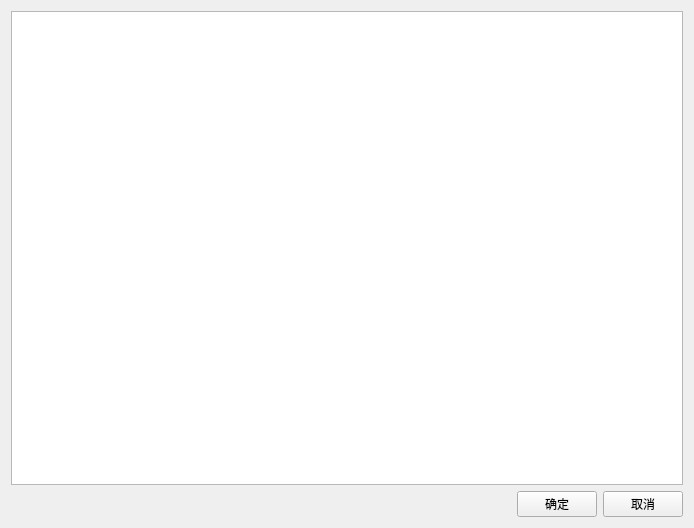
<?xml version="1.0" encoding="UTF-8"?>
<ui version="4.0">
 <class>HeaderConfigSnapshotTable</class>
 <widget class="QWidget" name="HeaderConfigSnapshotTable">
  <property name="geometry">
   <rect>
    <x>0</x>
    <y>0</y>
    <width>694</width>
    <height>528</height>
   </rect>
  </property>
  <property name="windowTitle">
   <string>表头配置</string>
  </property>
  <layout class="QVBoxLayout" name="verticalLayout">
   <item>
    <layout class="QVBoxLayout" name="verticalLayout_2">
     <item>
      <widget class="headerConfView" name="graphicsView"/>
     </item>
     <item>
      <layout class="QHBoxLayout" name="horizontalLayout">
       <item>
        <spacer name="horizontalSpacer">
         <property name="orientation">
          <enum>Qt::Horizontal</enum>
         </property>
         <property name="sizeHint" stdset="0">
          <size>
           <width>40</width>
           <height>20</height>
          </size>
         </property>
        </spacer>
       </item>
       <item>
        <widget class="QPushButton" name="pushButton_OK">
         <property name="text">
          <string>确定</string>
         </property>
        </widget>
       </item>
       <item>
        <widget class="QPushButton" name="pushButton_cancel">
         <property name="text">
          <string>取消</string>
         </property>
        </widget>
       </item>
      </layout>
     </item>
    </layout>
   </item>
  </layout>
 </widget>
 <customwidgets>
  <customwidget>
   <class>headerConfView</class>
   <extends>QGraphicsView</extends>
   <header>hdb_viewer_mem.module.headerConfView</header>
  </customwidget>
 </customwidgets>
 <resources/>
 <connections/>
</ui>
